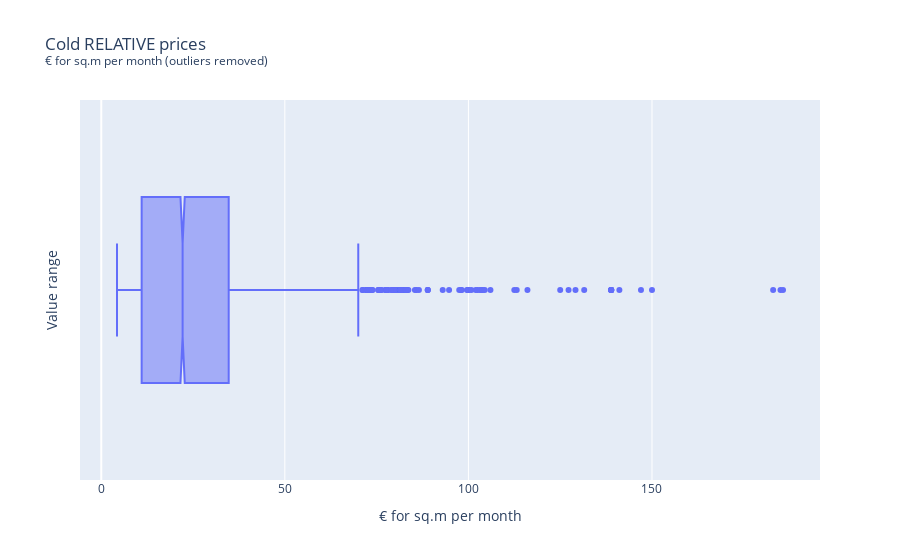

Source (notebook cell):
### Markdown cell above
These ads are most likely have  mistakes as the prices are unreasonably high:  
* 300,000 for 1 sq.m 
* and 28,000 for 68 sq.m  

Let's drop them.

### Code cell
df.drop(index = df[df.cold_price_rel> 350].index, inplace=True) 

fig = px.box(df[['cold_price_rel']], x='cold_price_rel', notched=True, title='Cold RELATIVE prices <br><sup>€ for sq.m per month (outliers removed)</sup>')
fig.update_layout(xaxis_title="€ for sq.m per month", yaxis_title="Value range")

### Figure 1 — Plotly figure (JSON) as saved in the notebook; plotly's stock layout.template omitted (floating-point values rounded to 4 significant figures; data arrays with more than 128 entries replaced by an {"elided": "..."} marker saying what was removed)
{"data": [{"alignmentgroup": "True", "hovertemplate": "cold_price_rel=%{x}<extra></extra>", "legendgroup": "", "marker": {"color": "#636efa"}, "name": "", "notched": true, "offsetgroup": "", "orientation": "h", "showlegend": false, "type": "box", "x": {"elided": "4071 float values"}, "x0": " ", "xaxis": "x", "y0": " ", "yaxis": "y"}], "layout": {"boxmode": "group", "legend": {"tracegroupgap": 0}, "title": {"text": "Cold RELATIVE prices <br><sup>€ for sq.m per month (outliers removed)</sup>"}, "xaxis": {"anchor": "y", "domain": [0, 1], "title": {"text": "€ for sq.m per month"}}, "yaxis": {"anchor": "x", "domain": [0, 1], "title": {"text": "Value range"}}}}
